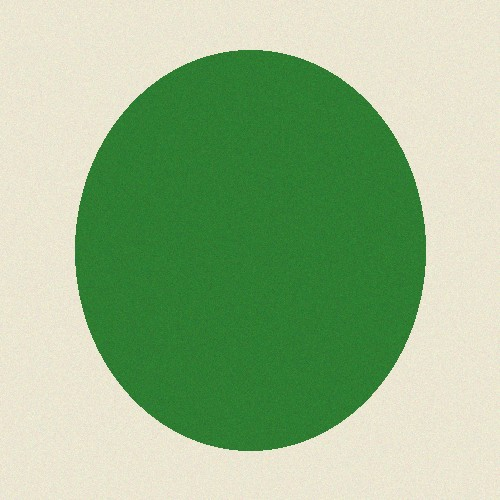
#> input picture data/samples/crop/tomato_healthy.jpg, 500 x 500 px
$ python -i preprocessing.py   (imports and definitions only)
#> lines starting #> are read from the running program, lines starting #| are printed output that depends on the picture
"""
Shared low-level image utilities: loading, resizing, colour-space helpers.
Pure OpenCV / NumPy — no network or model downloads required.
"""

from __future__ import annotations

import logging
from typing import Tuple

import cv2
import numpy as np
from PIL import Image

logger = logging.getLogger("aranya.vision")

MAX_DIM = 1024


# [4 lines left out: function pil_to_bgr, not called in this run]


def bgr_to_rgb(bgr: np.ndarray) -> np.ndarray:
    return cv2.cvtColor(bgr, cv2.COLOR_BGR2RGB)


def resize_max_dim(image: np.ndarray, max_dim: int = MAX_DIM) -> np.ndarray:
    """Downscale (never upscale) so the longest side is at most max_dim."""
#> called with max_dim = 1024
    h, w = image.shape[:2]
#> h = 500; w = 500
    longest = max(h, w)
#> longest = 500
    if longest <= max_dim:
        return image
    scale = max_dim / float(longest)
    new_size = (int(w * scale), int(h * scale))
    return cv2.resize(image, new_size, interpolation=cv2.INTER_AREA)


def denoise(image: np.ndarray) -> np.ndarray:
    """Light denoising to stabilise colour/texture statistics."""
    return cv2.bilateralFilter(image, d=7, sigmaColor=50, sigmaSpace=50)
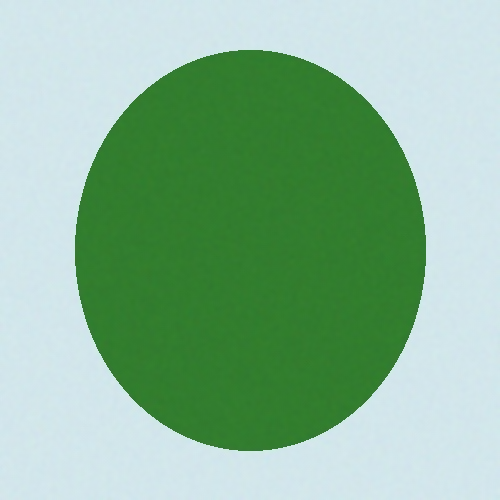
#> returned value: shape (500, 500, 3); mean of channels 0, 1, 2 151.6, 183.7, 139.3; drawn as B, G, R


def normalize_illumination(bgr: np.ndarray) -> np.ndarray:
    """
    Reduce the effect of uneven lighting by equalising the L channel in LAB
    space. Helps make colour-based disease/biomarker thresholds more stable
    across different phone cameras / lighting conditions.
    """
    lab = cv2.cvtColor(bgr, cv2.COLOR_BGR2LAB)
#> lab: shape (500, 500, 3); mean of channels 0, 1, 2 180.4, 107.3, 141
    l, a, b = cv2.split(lab)
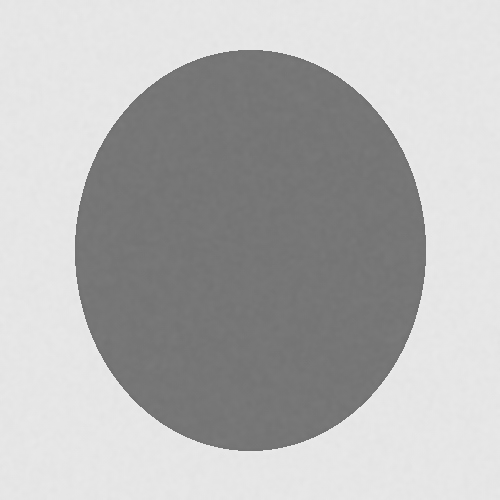
#> l: shape (500, 500); min 109, max 235, mean 180.4
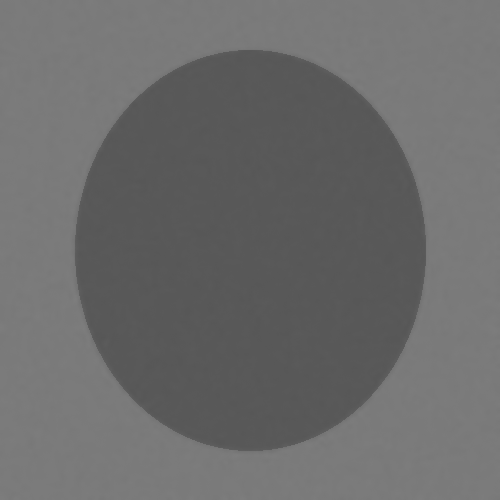
#> a: shape (500, 500); min 86, max 125, mean 107.3
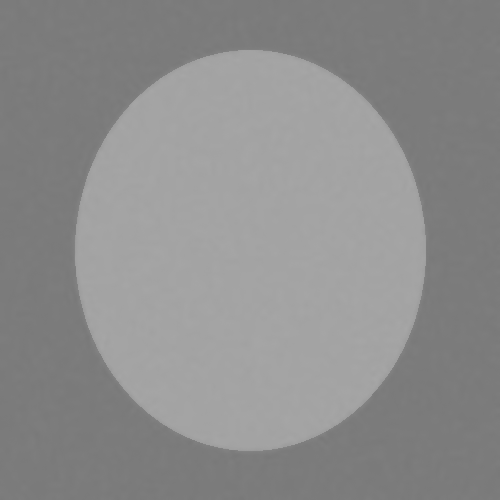
#> b: shape (500, 500); min 120, max 166, mean 141
    clahe = cv2.createCLAHE(clipLimit=2.0, tileGridSize=(8, 8))
    l = clahe.apply(l)
    lab = cv2.merge([l, a, b])
#> lab: shape (500, 500, 3); mean of channels 0, 1, 2 180.5, 107.3, 141
    return cv2.cvtColor(lab, cv2.COLOR_LAB2BGR)


def preprocess(bgr: np.ndarray) -> np.ndarray:
    """Standard preprocessing pipeline used before analysis."""
    img = resize_max_dim(bgr)
    img = denoise(img)
    img = normalize_illumination(img)
    return img


# [45 lines left out: functions largest_foreground_mask, largest_contour_bbox, not called in this run]

>>> import cv2
>>> picture = cv2.cvtColor(cv2.imread('../../data/samples/crop/tomato_healthy.jpg'), cv2.COLOR_BGR2RGB)
>>> result = preprocess(picture)

$ run again, on data/samples/crop/tomato_severe.jpg
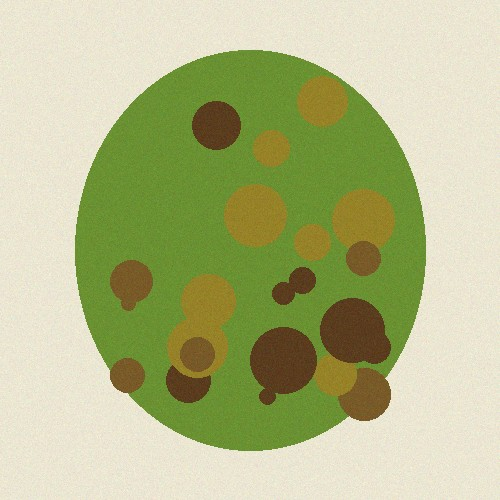
#> input picture data/samples/crop/tomato_severe.jpg, 500 x 500 px
#> in normalize_illumination, `l, a, b = cv2.split(lab)`:
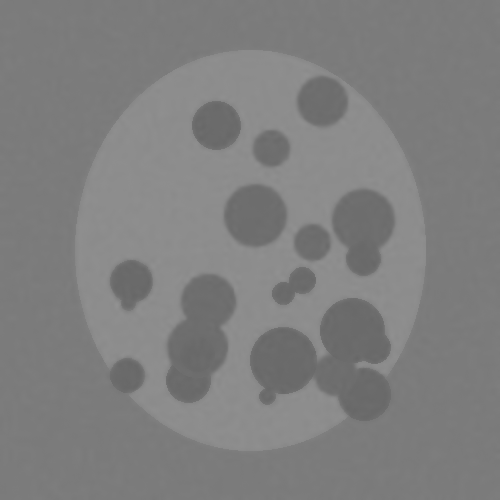
#> b: shape (500, 500); min 103, max 145, mean 126.7
#> in normalize_illumination, `return cv2.cvtColor(lab, cv2.COLOR_LAB2BGR)`:
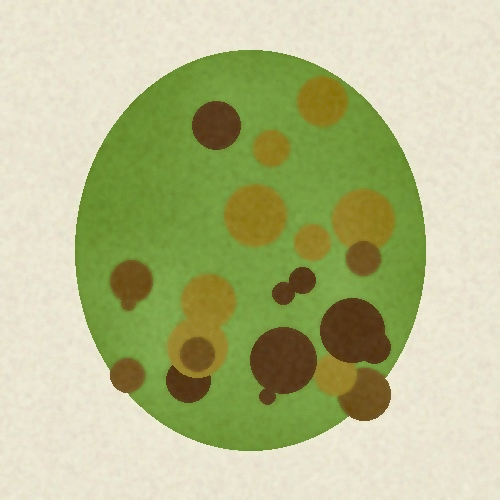
#> returned value: shape (500, 500, 3); mean R, G, B 181.5, 187.8, 138.8
